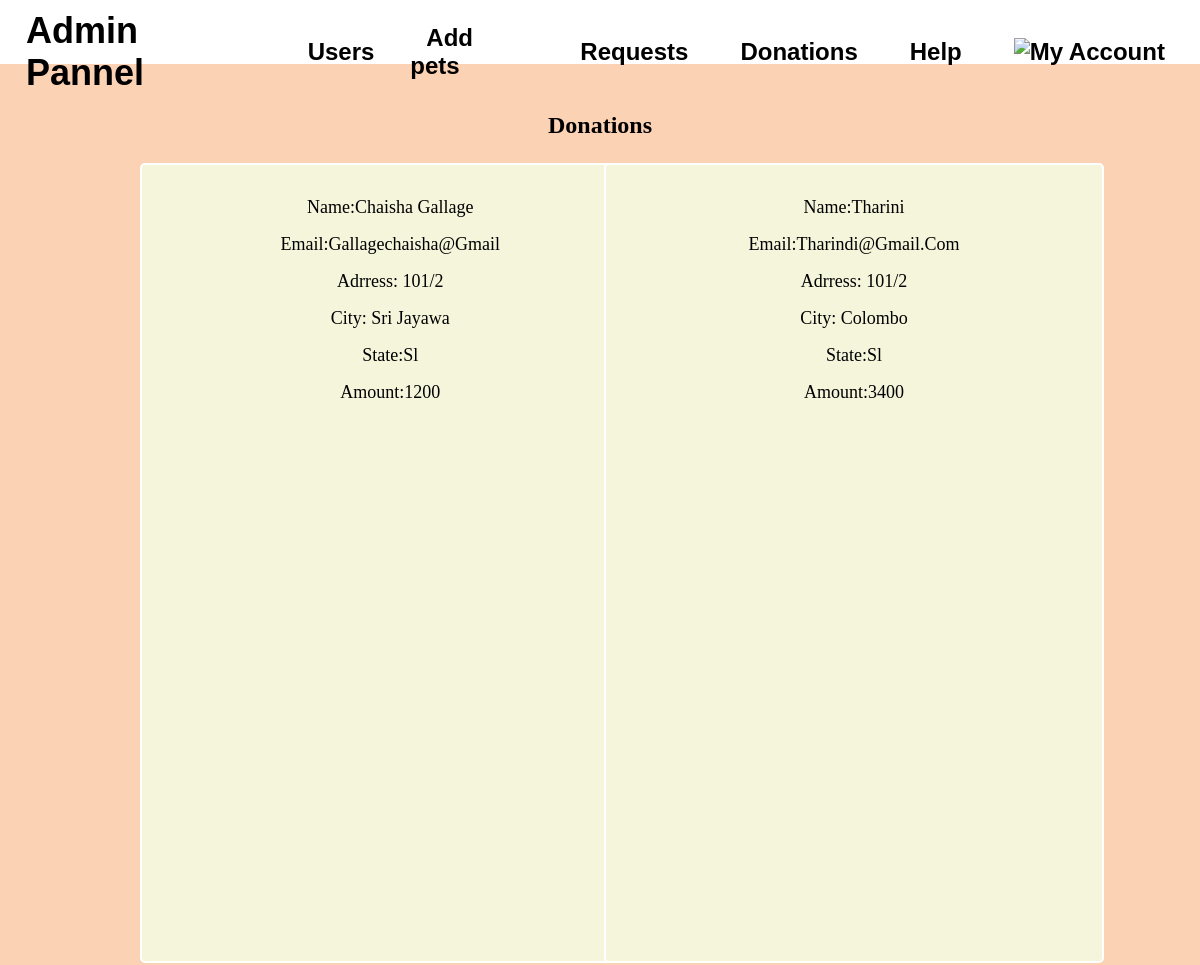
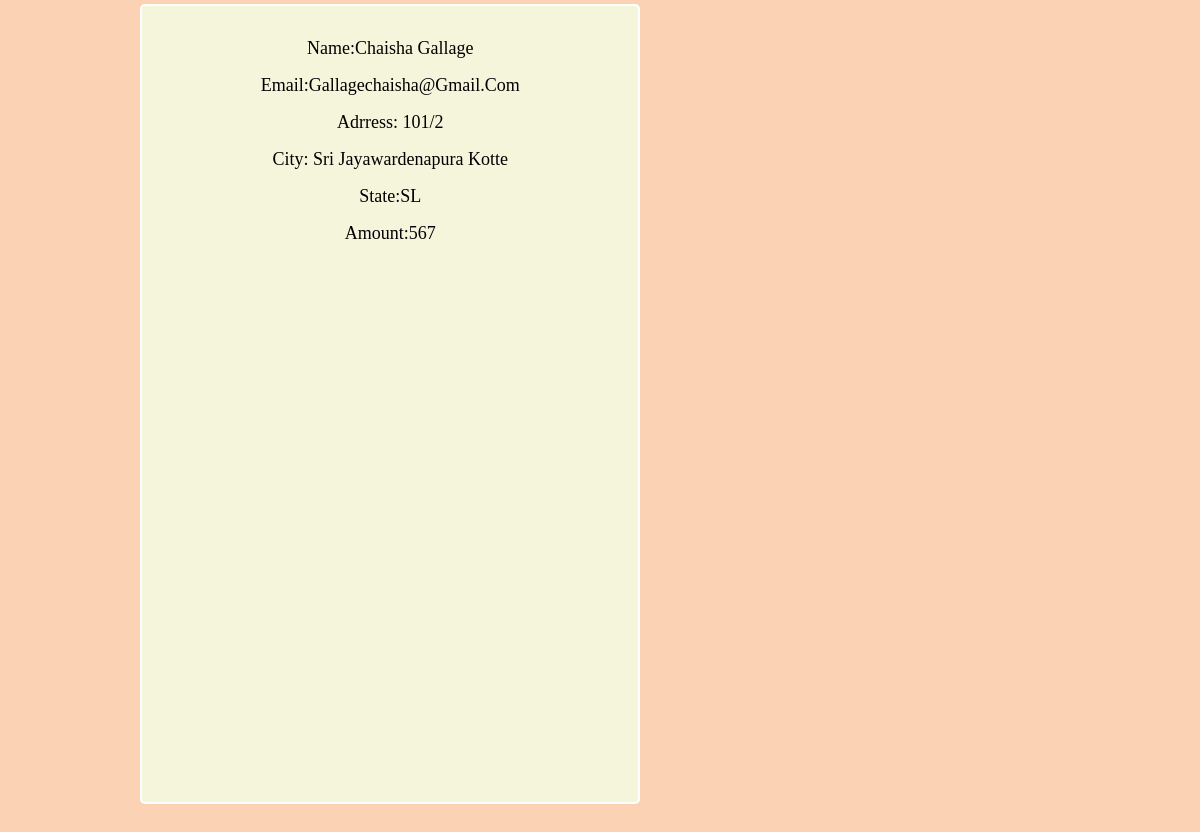
Page /admin/admin_message.php on the committed database (2 pictures, top to bottom).
### tables this page shows
CREATE TABLE `donate` (
  `id` int(10) NOT NULL,
  `Name` varchar(200) NOT NULL,
  `Email` varchar(200) NOT NULL,
  `Address` varchar(300) NOT NULL,
  `City` varchar(100) NOT NULL,
  `State` varchar(6) NOT NULL,
  `Amount` int(10) NOT NULL
);

### admin/admin_message.php (the view, shortened to what this page needs)
<!DOCTYPE html>
<html lang="en">
<head>
    <link rel="stylesheet" type="text/css" href="styles3.css">
</head>
<body>
<?php include 'headeradmin.php';
 include 'connection.php'?>
<section class="show-pets">
	<h2><center>Donations</center></h2>
		<div class="box-container">
			<?php
				$donations = mysqli_query($conn, "SELECT * FROM `donate`") or die('query failed');
				if(mysqli_num_rows($donations) > 0){
					while($fetch_donations = mysqli_fetch_assoc($donations)){
			?>
			<div class="box">
                <p>Name:<?php echo $fetch_donations['Name']; ?></p>
                <p>Email:<?php echo $fetch_donations['Email']; ?></p>
				<p>Adrress: <?php echo $fetch_donations['Address']; ?> </p>
				<p>City: <?php echo $fetch_donations['City']; ?> </p>
                <p>State:<?php echo $fetch_donations['State']; ?></p>
               <p>Amount:<?php echo $fetch_donations['Amount']; ?></p>
			</div>
			<?php
					}
				}
			?>
		</div>
	</section>
            </body>
            </html>

### admin/styles3.css (style rules this page uses)
* { margin: 0; padding: 0; box-sizing: border-box; }
body { background-color: #FCD2B5; background-repeat: no-repeat; background-size: cover; }
.box-container { padding: 2% 8%; display: grid; grid-template-columns: repeat(auto-fit,minmax(18rem,1fr)); justify-content: center; align-items: center; }
.box-container .box { padding: 1rem 0; background: white; border: 2px solid white; margin: 1rem; text-align: center; border-radius: 5px; }
.box-container .box p { font-size: 18px; text-transform: capitalize; margin: 1rem 0; }
.show-pets { font-family: Georgia, 'Times New Roman', Times, serif; padding: 4%; }
.show-pets .box-container { grid-template-columns: repeat(auto-fit, minmax(25rem, 1fr)); }
.show-pets .box-container .box { background: beige; overflow: hidden; text-align: center; width: 500px; height: 800px; margin: 4px; margin-top: 2px; }

### rows in the picture
donate: Name "Chaisha Gallage", Email "Gallagechaisha@gmail", Address "101/2", City "Sri Jayawa", State "Sl", Amount "1200"
donate: Name "Tharini", Email "Tharindi@gmail.com", Address "101/2", City "Colombo", State "Sl", Amount "3400"
donate: Name "Chaisha Gallage", Email "Gallagechaisha@gmail.com", Address "101/2", City "Sri Jayawardenapura Kotte", State "SL", Amount "567"
